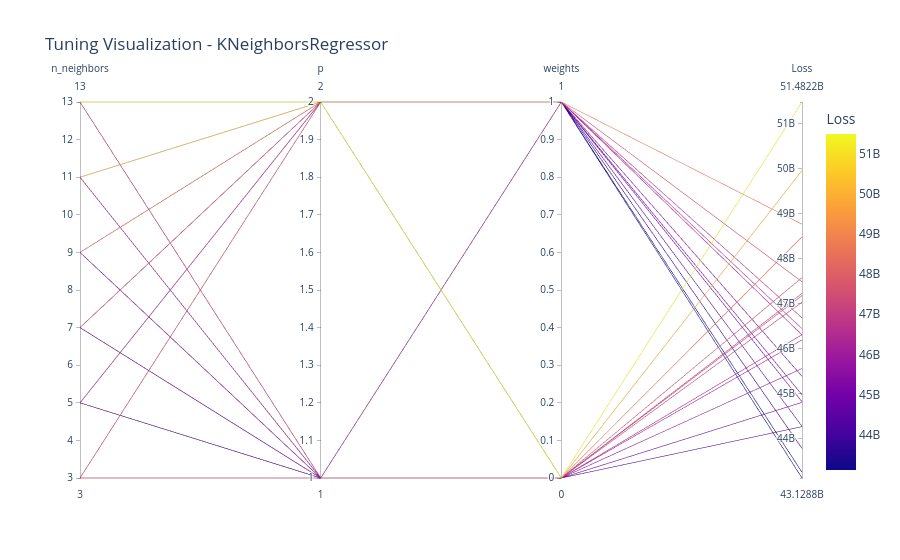

Notebook cell for this chart:
### Markdown cell above
## Mô hình ***KNeighborsRegressor***

### Code cell
# Chạy tuning và trực quan hóa cho mô hình KNeighborsRegressor

name = "KNeighborsRegressor"
model = models[name]
print(f"🔍 Đang tuning mô hình: {name}...")

grid = GridSearchCV(model, param_grids[name], cv=5, scoring='neg_mean_squared_error', n_jobs=-1)
grid.fit(x_train, y_train)

y_pred = grid.predict(x_test)
mse = mean_squared_error(y_test, y_pred)
mae = mean_absolute_error(y_test, y_pred)
r2 = r2_score(y_test, y_pred)

print(f"📌 {name}")
print("Best parameters:", grid.best_params_)
print(f"Test MSE: {mse:.4f}")
print(f"Test MAE: {mae:.4f}")
print(f"Test R² : {r2:.4f}")

best_models[name] = grid.best_estimator_
model_results[name] = {
    "MSE": mse,
    "MAE": mae,
    "R2": r2
}

# Trực quan hóa kết quả tìm kiếm siêu tham số
visualize_tuning_results(grid, model_name=name)

# Trực quan hóa mức độ chính xác của mô hình khi dùng bộ tham số tối ưu và bộ tham số mặc định bằng cách so sánh giữa giá trị thực tế (y_test) và giá trị dự đoán (y_pred) thông qua biểu đồ phân tán.
compare_default_and_tuned_models(x_train, x_test, y_train, y_test, grid.best_estimator_, model_name=name)

print(f"✅ Hoàn thành: {name}\n{'-'*50}")

### Figure 1 — Plotly figure (JSON) as saved in the notebook; plotly's stock layout.template omitted (floating-point values rounded to 4 significant figures)
{"data": [{"dimensions": [{"label": "n_neighbors", "values": [3, 3, 3, 3, 5, 5, 5, 5, 7, 7, 7, 7, 9, 9, 9, 9, 11, 11, 11, 11, 13, 13, 13, 13]}, {"label": "p", "values": [1, 1, 2, 2, 1, 1, 2, 2, 1, 1, 2, 2, 1, 1, 2, 2, 1, 1, 2, 2, 1, 1, 2, 2]}, {"label": "weights", "values": [0, 1, 0, 1, 0, 1, 0, 1, 0, 1, 0, 1, 0, 1, 0, 1, 0, 1, 0, 1, 0, 1, 0, 1]}, {"label": "Loss", "values": [47180000000.0, 46450000000.0, 47580000000.0, 46690000000.0, 44270000000.0, 43130000000.0, 46310000000.0, 44820000000.0, 44810000000.0, 43260000000.0, 47230000000.0, 45390000000.0, 45560000000.0, 43790000000.0, 48480000000.0, 46310000000.0, 46200000000.0, 44280000000.0, 49960000000.0, 47490000000.0, 47040000000.0, 44980000000.0, 51480000000.0, 48770000000.0]}], "domain": {"x": [0, 1], "y": [0, 1]}, "line": {"color": [47180000000.0, 46450000000.0, 47580000000.0, 46690000000.0, 44270000000.0, 43130000000.0, 46310000000.0, 44820000000.0, 44810000000.0, 43260000000.0, 47230000000.0, 45390000000.0, 45560000000.0, 43790000000.0, 48480000000.0, 46310000000.0, 46200000000.0, 44280000000.0, 49960000000.0, 47490000000.0, 47040000000.0, 44980000000.0, 51480000000.0, 48770000000.0], "coloraxis": "coloraxis"}, "name": "", "type": "parcoords"}], "layout": {"coloraxis": {"colorbar": {"title": {"text": "Loss"}}, "colorscale": [[0, "#0d0887"], [0.1111, "#46039f"], [0.2222, "#7201a8"], [0.3333, "#9c179e"], [0.4444, "#bd3786"], [0.5556, "#d8576b"], [0.6667, "#ed7953"], [0.7778, "#fb9f3a"], [0.8889, "#fdca26"], [1, "#f0f921"]]}, "legend": {"tracegroupgap": 0}, "title": {"text": "Tuning Visualization - KNeighborsRegressor"}}}
